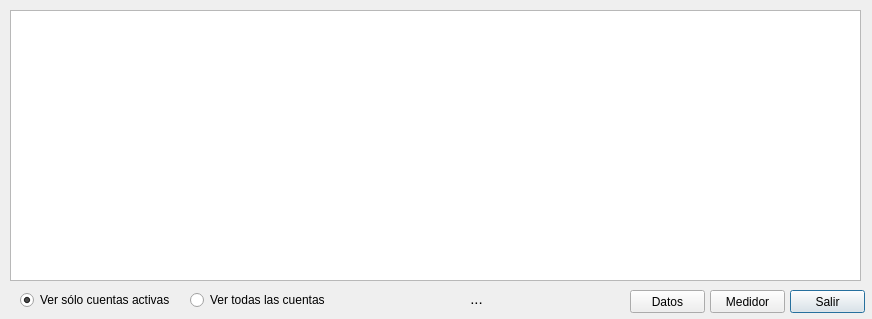
<?xml version="1.0" encoding="UTF-8"?>
<ui version="4.0">
 <class>Dialog</class>
 <widget class="QDialog" name="Dialog">
  <property name="windowModality">
   <enum>Qt::ApplicationModal</enum>
  </property>
  <property name="geometry">
   <rect>
    <x>0</x>
    <y>0</y>
    <width>872</width>
    <height>319</height>
   </rect>
  </property>
  <property name="windowTitle">
   <string>Usuarios</string>
  </property>
  <property name="modal">
   <bool>true</bool>
  </property>
  <widget class="QPushButton" name="cmdSalir">
   <property name="geometry">
    <rect>
     <x>790</x>
     <y>290</y>
     <width>75</width>
     <height>23</height>
    </rect>
   </property>
   <property name="text">
    <string>Salir</string>
   </property>
   <property name="shortcut">
    <string>Esc</string>
   </property>
  </widget>
  <widget class="QPushButton" name="cmdMedidor">
   <property name="geometry">
    <rect>
     <x>710</x>
     <y>290</y>
     <width>75</width>
     <height>23</height>
    </rect>
   </property>
   <property name="text">
    <string>Medidor</string>
   </property>
  </widget>
  <widget class="QRadioButton" name="rbtActivas">
   <property name="geometry">
    <rect>
     <x>20</x>
     <y>290</y>
     <width>151</width>
     <height>20</height>
    </rect>
   </property>
   <property name="text">
    <string>Ver sólo cuentas activas</string>
   </property>
   <property name="checked">
    <bool>true</bool>
   </property>
  </widget>
  <widget class="QRadioButton" name="rbtTodas">
   <property name="geometry">
    <rect>
     <x>190</x>
     <y>290</y>
     <width>141</width>
     <height>20</height>
    </rect>
   </property>
   <property name="text">
    <string>Ver todas las cuentas</string>
   </property>
  </widget>
  <widget class="QTableWidget" name="tblUsuarios">
   <property name="geometry">
    <rect>
     <x>10</x>
     <y>10</y>
     <width>851</width>
     <height>271</height>
    </rect>
   </property>
   <property name="font">
    <font>
     <pointsize>8</pointsize>
    </font>
   </property>
   <property name="frameShape">
    <enum>QFrame::StyledPanel</enum>
   </property>
   <property name="frameShadow">
    <enum>QFrame::Plain</enum>
   </property>
   <property name="horizontalScrollBarPolicy">
    <enum>Qt::ScrollBarAlwaysOff</enum>
   </property>
   <property name="sizeAdjustPolicy">
    <enum>QAbstractScrollArea::AdjustToContents</enum>
   </property>
   <property name="editTriggers">
    <set>QAbstractItemView::NoEditTriggers</set>
   </property>
   <property name="selectionMode">
    <enum>QAbstractItemView::SingleSelection</enum>
   </property>
   <property name="selectionBehavior">
    <enum>QAbstractItemView::SelectRows</enum>
   </property>
   <property name="sortingEnabled">
    <bool>true</bool>
   </property>
   <attribute name="verticalHeaderVisible">
    <bool>false</bool>
   </attribute>
   <attribute name="verticalHeaderHighlightSections">
    <bool>true</bool>
   </attribute>
  </widget>
  <widget class="QLabel" name="lblElectrodependiente">
   <property name="geometry">
    <rect>
     <x>336</x>
     <y>290</y>
     <width>281</width>
     <height>20</height>
    </rect>
   </property>
   <property name="font">
    <font>
     <pointsize>11</pointsize>
    </font>
   </property>
   <property name="tabletTracking">
    <bool>false</bool>
   </property>
   <property name="autoFillBackground">
    <bool>true</bool>
   </property>
   <property name="inputMethodHints">
    <set>Qt::ImhNone</set>
   </property>
   <property name="text">
    <string>...</string>
   </property>
   <property name="alignment">
    <set>Qt::AlignHCenter|Qt::AlignTop</set>
   </property>
  </widget>
  <widget class="QPushButton" name="cmdDatos">
   <property name="geometry">
    <rect>
     <x>630</x>
     <y>290</y>
     <width>75</width>
     <height>23</height>
    </rect>
   </property>
   <property name="text">
    <string>Datos</string>
   </property>
  </widget>
 </widget>
 <resources/>
 <connections/>
</ui>
